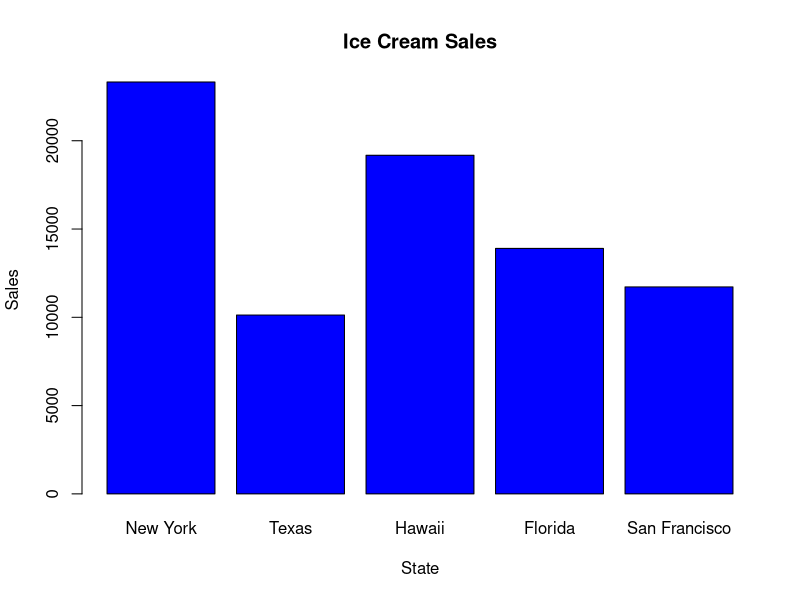
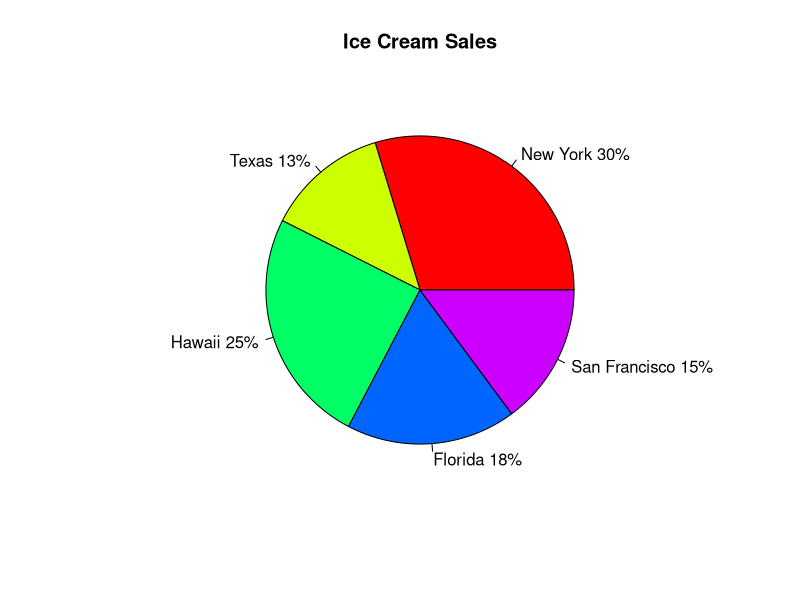

The R script that drew these images, in order: (Note: this script raises an error after producing the figures.)
state <- c('New York','Texas','Hawaii','Florida','San Francisco')
sales <- c(23327,10129,19178,13902,11723)
df<-data.frame(state, sales)

# bar chart
barplot(df$sales, names.arg=df$state ,xlab="State" ,ylab="Sales" ,col="blue", main="Ice Cream Sales", border="black")

# pie chart
rf <- round(df$sales/sum(df$sales)*100)  # percentage or relative frequency
lbls <- paste(df$state, rf)              # add percents to state in new object lbls
lbls <- paste(lbls,"%",sep="")           # add % to labels
pie(rf, lbls, main = "Ice Cream Sales", col = rainbow(length(rf)))

# install and import 'gcc' library first
# pareto diagram
names(sales)<-c('New York','Texas','Hawaii','Florida','San Francisco')
pareto.chart(sales, xlab="State", ylab="Sales")
